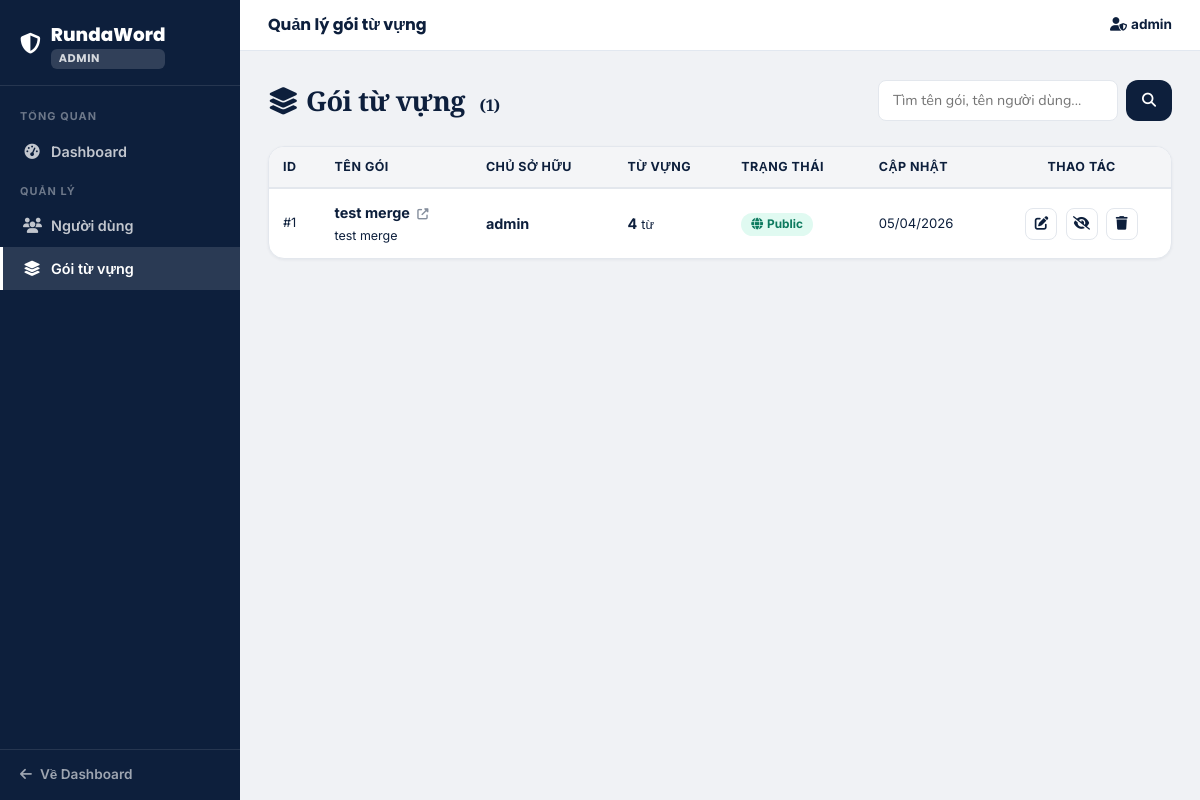
The app's page /admin/packages (signed in), older data.
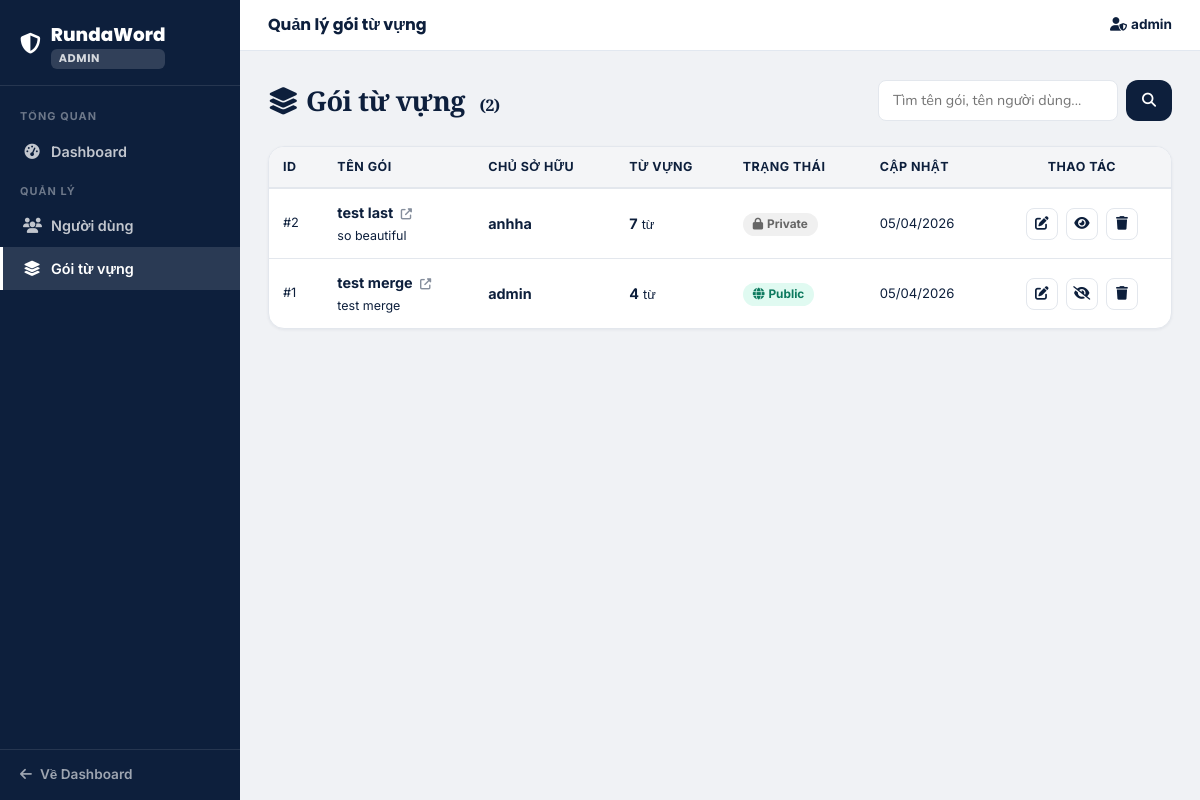
The same page, newer data.
### main.py (models this page shows, shortened)
class VocabPackage(db.Model):
    __tablename__ = 'vocab_packages'
    id                  = db.Column(db.Integer, primary_key=True)
    package_name        = db.Column(db.String(100), nullable=False)
    package_description = db.Column(db.Text)
    created_at          = db.Column(db.DateTime, default=datetime.utcnow)
    updated_at          = db.Column(db.DateTime, default=datetime.utcnow)
    user_id             = db.Column(db.Integer, db.ForeignKey('users.id'), nullable=False)
    is_public           = db.Column(db.Boolean, default=True)
    vocabularies = db.relationship(
        'Vocabulary', backref='package', lazy=True, cascade='all, delete-orphan'
    )

class User(UserMixin, db.Model):
    __tablename__ = 'users'
    id            = db.Column(db.Integer, primary_key=True)
    username      = db.Column(db.String(50),  unique=True, nullable=False)
    name          = db.Column(db.String(100))
    email         = db.Column(db.String(120), unique=True, nullable=False)
    password_hash = db.Column(db.String(255), nullable=False)
    role          = db.Column(db.Integer, default=ROLE_USER, nullable=False)  # 0=user, 1=admin
    created_at    = db.Column(db.DateTime, default=datetime.utcnow)
    packages = db.relationship(
        'VocabPackage', backref='user', lazy=True, cascade='all, delete-orphan',
        foreign_keys='VocabPackage.user_id'
    )
    saved_packages = db.relationship(
        'VocabPackage', secondary=user_saved_packages,
        backref=db.backref('saved_by', lazy='dynamic'), lazy='dynamic'
    )

### main.py (the view)
@app.route('/admin/packages')
@admin_required
def admin_packages():
    q     = request.args.get('q', '').strip()
    query = VocabPackage.query
    if q:
        q_norm = normalize_text(q)
        all_pkgs = query.order_by(VocabPackage.updated_at.desc()).all()
        pkgs = [
            p for p in all_pkgs
            if q_norm in normalize_text(p.package_name)
            or (p.user and q_norm in normalize_text(p.user.username))
        ]
    else:
        pkgs = query.order_by(VocabPackage.updated_at.desc()).all()
    return render_template('admin/packages.html', packages=pkgs, search_query=q)

### main.py (called while the page is built)
def admin_required(f):
    @wraps(f)
    def decorated(*args, **kwargs):
        if not current_user.is_authenticated or current_user.role != ROLE_ADMIN:
            abort(403)
        return f(*args, **kwargs)
    return decorated

@login_manager.user_loader
def load_user(user_id):
    return User.query.get(int(user_id))

### templates/admin/packages.html (shortened to what the changed rows need)
{% extends "admin/base_admin.html" %}
{% block content %}
<div class="d-flex justify-content-between align-items-center mb-4 flex-wrap gap-3">
    <div class="page-title mb-0">
        <i class="fas fa-layer-group me-2"></i>Gói từ vựng
        <span style="font-size:1rem;color:var(--muted);font-weight:600;margin-left:8px;">({{ packages|length }})</span>
    </div>
</div>
<div class="rw-card" style="padding:0;overflow:hidden;">
    {% if packages %}
    <table class="admin-table">
        <thead>
            <tr>
                <th>ID</th>
                <th>Tên gói</th>
                <th>Chủ sở hữu</th>
                <th>Từ vựng</th>
                <th>Trạng thái</th>
                <th>Cập nhật</th>
                <th style="text-align:center;">Thao tác</th>
            </tr>
        </thead>
        <tbody>
            {% for pkg in packages %}
            <tr>
                <td style="color:var(--muted);font-size:0.8rem;">#{{ pkg.id }}</td>
                <td>
                    <a href="{{ url_for('package_detail', package_id=pkg.id) }}"
                       style="font-weight:700;color:var(--navy);text-decoration:none;"
                       target="_blank">
                        {{ pkg.package_name }}
                        <i class="fas fa-external-link-alt" style="font-size:0.7rem;margin-left:4px;opacity:.5;"></i>
                    </a>
                    {% if pkg.package_description %}
                    <div style="font-size:0.78rem;color:var(--muted);margin-top:2px;">
                        {{ pkg.package_description[:60] }}{% if pkg.package_description|length > 60 %}...{% endif %}
                    </div>
                    {% endif %}
                </td>
                <td>
                    <strong>{{ pkg.user.username if pkg.user else '—' }}</strong>
                </td>
                <td>
                    <span style="font-weight:700;">{{ pkg.vocabularies | length }}</span>
                    <span style="color:var(--muted);font-size:0.8rem;"> từ</span>
                </td>
                <td>
                    {% if pkg.is_public %}
                    <span class="admin-badge admin-badge-public">
                        <i class="fas fa-globe me-1"></i>Public
                    </span>
                    {% else %}
                    <span class="admin-badge admin-badge-private">
                        <i class="fas fa-lock me-1"></i>Private
                    </span>
                    {% endif %}
                </td>
                <td style="font-size:0.82rem;color:var(--muted);">
                    {{ pkg.updated_at.strftime('%d/%m/%Y') }}
                </td>
                <td style="text-align:center;white-space:nowrap;">
                    <a href="{{ url_for('edit_package', package_id=pkg.id) }}"
                       class="admin-action-btn" title="Chỉnh sửa" target="_blank">
                        <i class="fas fa-edit"></i>
                    </a>
                    <form method="POST"
                          action="{{ url_for('admin_toggle_public', package_id=pkg.id) }}"
                          style="display:inline;">
                        <button type="submit" class="admin-action-btn success"
                            title="{{ 'Chuyển sang Private' if pkg.is_public else 'Chuyển sang Public' }}">
                            <i class="fas {{ 'fa-eye-slash' if pkg.is_public else 'fa-eye' }}"></i>
                        </button>
                    </form>
                    <button type="button" class="admin-action-btn danger" title="Xóa"
                        data-pkg-id="{{ pkg.id }}"
                        data-pkg-name="{{ pkg.package_name | replace('"', '&quot;') }}"
                        data-delete-url="{{ url_for('admin_delete_package', package_id=pkg.id) }}"
                        onclick="confirmDelete(this)">
                        <i class="fas fa-trash"></i>
                    </button>
                </td>
            </tr>
            {% endfor %}
        </tbody>
    </table>
    {% else %}
    <div class="text-center py-5">
        <i class="fas fa-box-open fa-2x mb-3" style="color:var(--muted)"></i>
        <p class="text-muted mb-0">Không tìm thấy gói từ nào.</p>
    </div>
    {% endif %}
</div>
{% endblock %}

Row changes from the older to the newer data that the page shows:
added VocabPackage: id "2", package_name "test last", package_description "so beautiful", user "anhha", vocabularies|length "7", is_public False (drawn), updated_at "05/04/2026"
Text that changed along with them:
{{ packages|length }}: "1" → "2"
